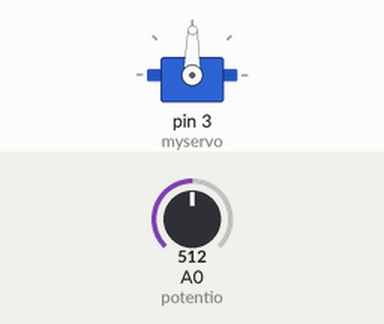
Simulated run of this sketch. Board: Arduino Uno, built with avr-gcc and run on an emulated ATmega328P. On the bench: servo. The inputs (shaded band) are chosen by the test bench; at power-on: A0 (potentio) = 512.

Above: at 1.2 s.
1.3 s: A0 (potentio) set to 716
At 1.7 s:
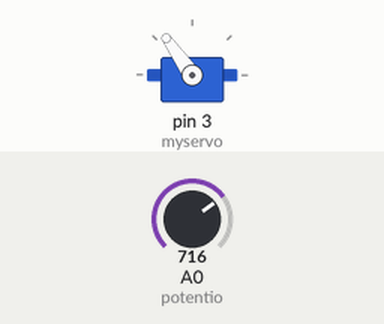
2.8 s: A0 (potentio) set to 900
At 4.0 s:
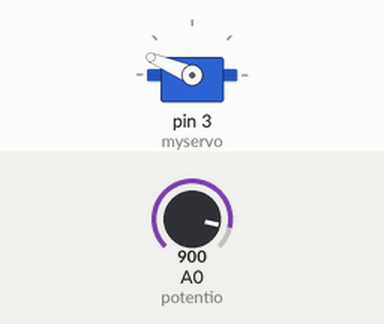
4.3 s: A0 (potentio) set to 1023
At 5.2 s:
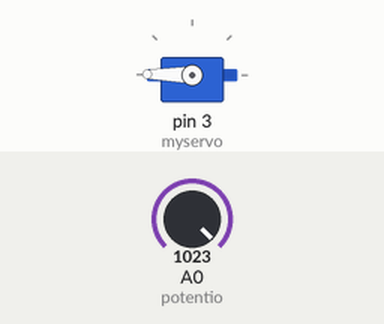
5.8 s: A0 (potentio) set to 306
At 6.4 s:
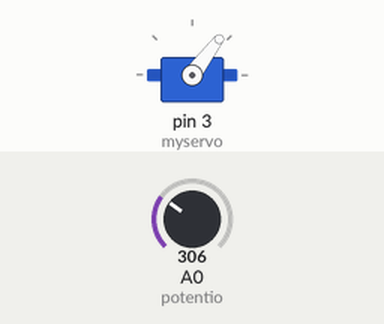
7.3 s: A0 (potentio) set to 122
At 8.5 s:
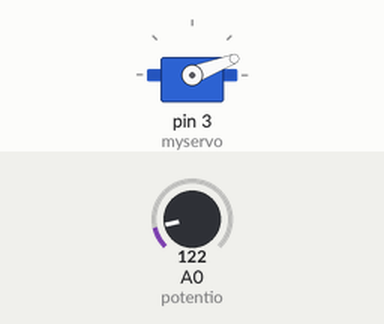
8.8 s: A0 (potentio) set to 511
At 9.7 s:
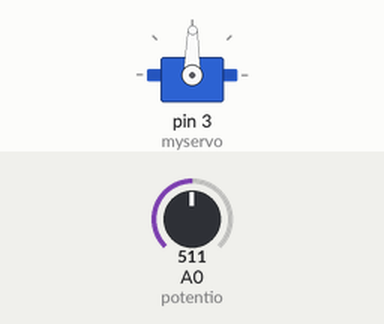
Timing chart, 0 to 11.3 s (numbered marks = the images above; inputs shaded):
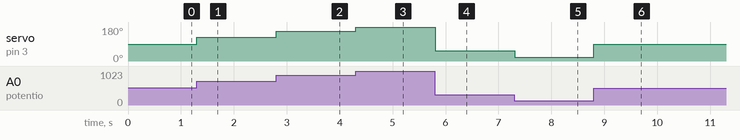

The sketch:

servo_potentio.ino
```cpp
#include<Servo.h>
Servo myservo;
int angle=0;
int potentio=A0;
void setup()
{
  myservo.attach(3);
}
void loop()
{
  angle=analogRead(potentio);
  angle=map(angle, 0, 1023, 0, 179);
  myservo.write(angle);
  delay(5);
}
```

Measured:
- after the input at 1.3 s, servo on pin 3 (myservo): 89° → 125° at once
- after the input at 2.8 s, servo on pin 3 (myservo): 125° → 157° at once
- after the input at 4.3 s, servo on pin 3 (myservo): 157° → 179° at once
- after the input at 5.8 s, servo on pin 3 (myservo): 179° → 53° at once
- after the input at 7.3 s, servo on pin 3 (myservo): 53° → 21° at once
- after the input at 8.8 s, servo on pin 3 (myservo): 21° → 89° at once
